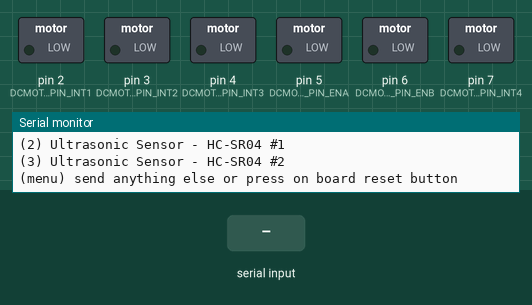
A sketch run on a simulated Teensy 3. On the bench: switched loads named in the sketch (green lamp = pin HIGH), the last lines printed to the serial monitor. Inputs (shaded band) come from the test bench.

Above: at 0.8 s.
0.9 s: "1" received over Serial
At 1.9 s:
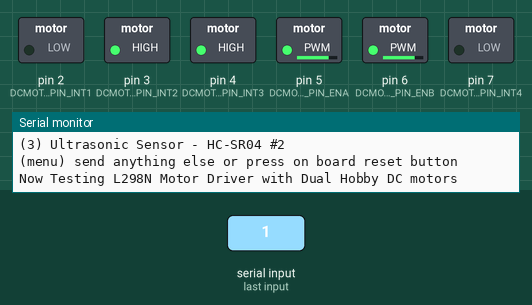
Timing chart, 0 to 12.4 s (numbered marks = the images above; inputs shaded):
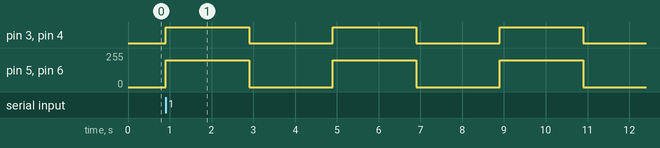

The sketch:

Firmware.ino
```cpp
// Include Libraries
#include "Arduino.h"
#include "DCMDriverL298.h"
#include "NewPing.h"


// Pin Definitions
#define DCMOTORDRIVERL298_PIN_INT1	2
#define DCMOTORDRIVERL298_PIN_ENB	6
#define DCMOTORDRIVERL298_PIN_INT2	3
#define DCMOTORDRIVERL298_PIN_ENA	5
#define DCMOTORDRIVERL298_PIN_INT3	4
#define DCMOTORDRIVERL298_PIN_INT4	7
#define HCSR04_1_PIN_TRIG	9
#define HCSR04_1_PIN_ECHO	8
#define HCSR04_2_PIN_TRIG	11
#define HCSR04_2_PIN_ECHO	10


// Global variables and defines

// object initialization
DCMDriverL298 dcMotorDriverL298(DCMOTORDRIVERL298_PIN_ENA,DCMOTORDRIVERL298_PIN_INT1,DCMOTORDRIVERL298_PIN_INT2,DCMOTORDRIVERL298_PIN_ENB,DCMOTORDRIVERL298_PIN_INT3,DCMOTORDRIVERL298_PIN_INT4);
NewPing hcsr04_1(HCSR04_1_PIN_TRIG,HCSR04_1_PIN_ECHO);
NewPing hcsr04_2(HCSR04_2_PIN_TRIG,HCSR04_2_PIN_ECHO);


// define vars for testing menu
const int timeout = 10000;       //define timeout of 10 sec
char menuOption = 0;
long time0;

// Setup the essentials for your circuit to work. It runs first every time your circuit is powered with electricity.
void setup()
{
    // Setup Serial which is useful for debugging
    // Use the Serial Monitor to view printed messages
    Serial.begin(9600);
    while (!Serial) ; // wait for serial port to connect. Needed for native USB
    Serial.println("start");


    menuOption = menu();

}

// Main logic of your circuit. It defines the interaction between the components you selected. After setup, it runs over and over again, in an eternal loop.
void loop()
{


    if(menuOption == '1') {
    // L298N Motor Driver with Dual Hobby DC motors - Test Code
    //Start both motors. note that rotation direction is determined by the motors connection to the driver.
    //You can change the speed by setting a value between 0-255, and set the direction by changing between 1 and 0.
    dcMotorDriverL298.setMotorA(200,1);
    dcMotorDriverL298.setMotorB(200,0);
    delay(2000);
    //Stop both motors
    dcMotorDriverL298.stopMotors();
    delay(2000);

    }
    else if(menuOption == '2') {
    // Ultrasonic Sensor - HC-SR04 #1 - Test Code
    // Read distance measurment from UltraSonic sensor
    int hcsr04_1Dist = hcsr04_1.ping_cm();
    delay(10);
    Serial.print(F("Distance: ")); Serial.print(hcsr04_1Dist); Serial.println(F("[cm]"));

    }
    else if(menuOption == '3') {
    // Ultrasonic Sensor - HC-SR04 #2 - Test Code
    // Read distance measurment from UltraSonic sensor
    int hcsr04_2Dist = hcsr04_2.ping_cm();
    delay(10);
    Serial.print(F("Distance: ")); Serial.print(hcsr04_2Dist); Serial.println(F("[cm]"));

    }

    if (millis() - time0 > timeout)
    {
        menuOption = menu();
    }

}


// Menu function for selecting the components to be tested
// Follow serial monitor for instrcutions
char menu()
{

    Serial.println(F("\nWhich component would you like to test?"));
    Serial.println(F("(1) L298N Motor Driver with Dual Hobby DC motors"));
    Serial.println(F("(2) Ultrasonic Sensor - HC-SR04 #1"));
    Serial.println(F("(3) Ultrasonic Sensor - HC-SR04 #2"));
    Serial.println(F("(menu) send anything else or press on board reset button\n"));
    while (!Serial.available());

    // Read data from serial monitor if received
    while (Serial.available())
    {
        char c = Serial.read();
        if (isAlphaNumeric(c))
        {

            if(c == '1')
    			Serial.println(F("Now Testing L298N Motor Driver with Dual Hobby DC motors"));
    		else if(c == '2')
    			Serial.println(F("Now Testing Ultrasonic Sensor - HC-SR04 #1"));
    		else if(c == '3')
    			Serial.println(F("Now Testing Ultrasonic Sensor - HC-SR04 #2"));
            else
            {
                Serial.println(F("illegal input!"));
                return 0;
            }
            time0 = millis();
            return c;
        }
    }
}

/*******************************************************

*    Circuito.io is an automatic generator of schematics and code for off
*    the shelf hardware combinations.

*    Copyright (C) 2016 Roboplan Technologies Ltd.

*    This program is free software: you can redistribute it and/or modify
*    it under the terms of the GNU General Public License as published by
*    the Free Software Foundation, either version 3 of the License, or
*    (at your option) any later version.

*    This program is distributed in the hope that it will be useful,
*    but WITHOUT ANY WARRANTY; without even the implied warranty of
*    MERCHANTABILITY or FITNESS FOR A PARTICULAR PURPOSE.  See the
*    GNU General Public License for more details.

*    You should have received a copy of the GNU General Public License
*    along with this program.  If not, see <http://www.gnu.org/licenses/>.

*    In addition, and without limitation, to the disclaimers of warranties
*    stated above and in the GNU General Public License version 3 (or any
*    later version), Roboplan Technologies Ltd. ("Roboplan") offers this
*    program subject to the following warranty disclaimers and by using
*    this program you acknowledge and agree to the following:
*    THIS PROGRAM IS PROVIDED ON AN "AS IS" AND "AS AVAILABLE" BASIS, AND
*    WITHOUT WARRANTIES OF ANY KIND EITHER EXPRESS OR IMPLIED.  ROBOPLAN
*    HEREBY DISCLAIMS ALL WARRANTIES, EXPRESS OR IMPLIED, INCLUDING BUT
*    NOT LIMITED TO IMPLIED WARRANTIES OF MERCHANTABILITY, TITLE, FITNESS
*    FOR A PARTICULAR PURPOSE, NON-INFRINGEMENT, AND THOSE ARISING BY
*    STATUTE OR FROM A COURSE OF DEALING OR USAGE OF TRADE.
*    YOUR RELIANCE ON, OR USE OF THIS PROGRAM IS AT YOUR SOLE RISK.
*    ROBOPLAN DOES NOT GUARANTEE THAT THE PROGRAM WILL BE FREE OF, OR NOT
*    SUSCEPTIBLE TO, BUGS, SECURITY BREACHES, OR VIRUSES. ROBOPLAN DOES
*    NOT WARRANT THAT YOUR USE OF THE PROGRAM, INCLUDING PURSUANT TO
*    SCHEMATICS, INSTRUCTIONS OR RECOMMENDATIONS OF ROBOPLAN, WILL BE SAFE
*    FOR PERSONAL USE OR FOR PRODUCTION OR COMMERCIAL USE, WILL NOT
*    VIOLATE ANY THIRD PARTY RIGHTS, WILL PROVIDE THE INTENDED OR DESIRED
*    RESULTS, OR OPERATE AS YOU INTENDED OR AS MAY BE INDICATED BY ROBOPLAN.
*    YOU HEREBY WAIVE, AGREE NOT TO ASSERT AGAINST, AND RELEASE ROBOPLAN,
*    ITS LICENSORS AND AFFILIATES FROM, ANY CLAIMS IN CONNECTION WITH ANY OF
*    THE ABOVE.
********************************************************/
```

DCMDriverL298.cpp
```cpp
#include <Arduino.h>
#include "DCMDriverL298.h"

/**
* Construct a DC Motor Driver instance.<BR>
* It constructs two DC Motor instances, motorL and motorR.<BR>
* enA, enB - enable pins for motors. connected to PWM pin on Arduino board.<BR>
* pinA1,pinA2,pinB1,pinB2 - direction pin of the motors. connected to digital pins on Arduino board.
*/
DCMDriverL298::DCMDriverL298(const int enA, const int pinA1, const int pinA2, const int enB, const int pinB1, const int pinB2) : m_enA(enA), m_enB(enB), m_pinA1(pinA1), m_pinA2(pinA2), m_pinB1(pinB1), m_pinB2(pinB2)
{
	pinMode(m_pinA1,OUTPUT);
    pinMode(m_pinA2,OUTPUT);
    pinMode(m_pinB1,OUTPUT);
    pinMode(m_pinB2,OUTPUT);
    pinMode(m_enA,OUTPUT);
    pinMode(m_enB,OUTPUT);

 	stopMotors();
}

/**Set DC motor A speed and direction.
*/
void DCMDriverL298::setMotorA(int speed, bool dir)
{
	setMotor(m_enA, m_pinA1, m_pinA2, speed, dir);
}

/**Set DC motor B speed and direction.
*/
void DCMDriverL298::setMotorB(int speed, bool dir)
{
	setMotor(m_enB, m_pinB1, m_pinB2, speed, dir);
}
/**Stop DC motor A.
*/
void DCMDriverL298::stopMotorA()
{
	off(m_enA, m_pinA1, m_pinA2);
}
/**Stop DC motor B.
*/
void DCMDriverL298::stopMotorB()
{
	off(m_enB, m_pinB1, m_pinB2);
}
/**Stop both DC motors.
*/
void DCMDriverL298::stopMotors()
{
	stopMotorA();
	stopMotorB();
}
/**Set DC motor speed and direction.
*/
void DCMDriverL298::setMotor(int pinPWM, int pinDir1, int pinDir2, int speed, bool dir)
{
	analogWrite(pinPWM, speed);
	digitalWrite(pinDir1, !dir);
	digitalWrite(pinDir2, dir);
}


/**Turn off DC motor
*/
void DCMDriverL298::off(int pinPWM, int pinDir1, int pinDir2)
{
	analogWrite(pinPWM, 0);
	digitalWrite(pinDir1, LOW);
	digitalWrite(pinDir2, LOW);
}
```

DCMDriverL298.h
```cpp
/** \addtogroup DCMotorWDriver
 *  @{
 */

#ifndef _DCMDRIVERL298_H_
#define _DCMDRIVERL298_H_


//DcMotor driver class:
class DCMDriverL298
{

	public:
		DCMDriverL298(const int enA, const int pinA1, const int pinA2, const int enB, const int pinB1, const int pinB2);
		void setMotorA(int speed, bool dir);
		void setMotorB(int speed, bool dir);
		void stopMotorA();
		void stopMotorB();
		void stopMotors();
		void setMotor(int pinPWM, int pinDir1, int pinDir2, int speed, bool dir);
		void off(int pinPWM, int pinDir1, int pinDir2);
	private:
		const int m_enA, m_enB, m_pinA1, m_pinA2, m_pinB1, m_pinB2;

};

#endif // _DCMDRIVERL298_H_
/** @}*/
```

Measured:
- after the input at 0.9 s, pin 3 (DCMOTORDRIVERL298_PIN_INT2), pin 4 (DCMOTORDRIVERL298_PIN_INT3): alternates HIGH for 2.0 s and LOW for 2.0 s, starting at once; pin 5 (DCMOTORDRIVERL298_PIN_ENA), pin 6 (DCMOTORDRIVERL298_PIN_ENB): alternates 200/255 for 2.0 s and 0/255 for 2.0 s, starting at once
